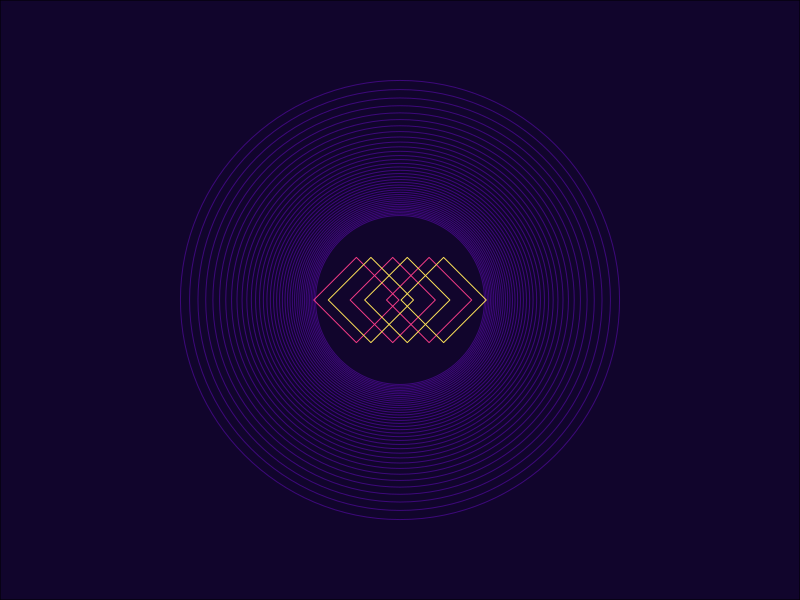

Generate this figure with R:
library(tidyverse)

colors <- c('#11052C', '#3D087B', '#F43B86', '#FFE459')

axis_lim <- 10
axis_center <- axis_lim / 2

circles <- data.frame(i=23:60) ##empieza en 23 para dejar el hueco en el medio, 
#no dibujando radios mas chicos

circles <- circles %>% mutate(radius = 3400 / i)
## mientras i -> infinito, el r -> 0 , para eso el r = 3400 / i. 
## 3400 porque sino el radio queda muy chico para el tamaño del plot. Fui 
## probando valores

rombos <- data.frame(axis_x= seq(axis_center - 0.6, axis_center + 0.6, by=0.5))
## puntos del centro de los rombos

circles %>% ggplot() + theme_void() + 
  theme(panel.background = element_rect(fill=colors[1])) +
  xlim(0,axis_lim) +
  ylim(0,axis_lim) +
  geom_point(mapping=aes(x=axis_center, y=axis_center),
             size=circles$radius, ## multiplicar el radio para q no quede
             ## tan chico
             color = colors[2],
             shape = 1) + 
  geom_point(data=rombos,
             mapping=aes(x=axis_x, y=axis_center),
             color=colors[3],
             shape=5,
             size=20) +
  geom_point(data=rombos, ## rombos espejitos
             mapping=aes(x=axis_x + 0.2, y=axis_center),
             color=colors[4],
             shape=5,
             size=20)

